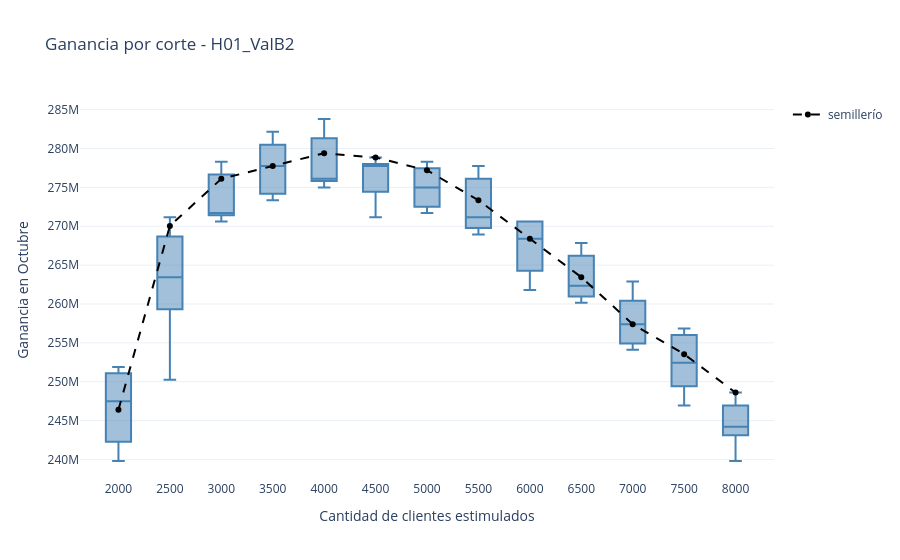

This figure's notebook cell:
### Markdown cell above
##### Boxplot

### Code cell
fig = go.Figure()
d = resultados_cortes[resultados_cortes['modelo'] != 'semillerio']              # el boxplot es solo de las 5 semillas
for corte, dc in d.groupby('corte'):
    fig.add_trace(go.Box(y=dc['ganancia'], name=str(corte), showlegend=False, marker_color='steelblue'))

s = resultados_cortes[resultados_cortes['modelo'] == 'semillerio']               # el semillerío, un punto por corte
fig.add_trace(go.Scatter(x=s['corte'].astype(str), y=s['ganancia'], mode='markers+lines',
                         name='semillerío', line=dict(color='black', dash='dash')))

fig.update_layout(
    title=f"Ganancia por corte - {resultados_cortes['experimento'].iloc[0]}",
    xaxis_title='Cantidad de clientes estimulados',
    yaxis_title='Ganancia en Octubre',
    template='plotly_white'
)
fig.show()

### Figure 1 — Plotly figure (JSON) as saved in the notebook; plotly's stock layout.template omitted (floating-point values rounded to 4 significant figures)
{"data": [{"marker": {"color": "steelblue"}, "name": "2000", "showlegend": false, "type": "box", "y": [239800000, 243100000, 251900000, 247500000, 250800000]}, {"marker": {"color": "steelblue"}, "name": "2500", "showlegend": false, "type": "box", "y": [262350000, 250250000, 263450000, 271150000, 267850000]}, {"marker": {"color": "steelblue"}, "name": "3000", "showlegend": false, "type": "box", "y": [271700000, 270600000, 271700000, 278300000, 276100000]}, {"marker": {"color": "steelblue"}, "name": "3500", "showlegend": false, "type": "box", "y": [273350000, 274450000, 277750000, 282150000, 279950000]}, {"marker": {"color": "steelblue"}, "name": "4000", "showlegend": false, "type": "box", "y": [275000000, 276100000, 276100000, 283800000, 280500000]}, {"marker": {"color": "steelblue"}, "name": "4500", "showlegend": false, "type": "box", "y": [275550000, 277750000, 271150000, 278850000, 277750000]}, {"marker": {"color": "steelblue"}, "name": "5000", "showlegend": false, "type": "box", "y": [271700000, 277200000, 272800000, 275000000, 278300000]}, {"marker": {"color": "steelblue"}, "name": "5500", "showlegend": false, "type": "box", "y": [271150000, 275550000, 270050000, 268950000, 277750000]}, {"marker": {"color": "steelblue"}, "name": "6000", "showlegend": false, "type": "box", "y": [265100000, 268400000, 270600000, 261800000, 270600000]}, {"marker": {"color": "steelblue"}, "name": "6500", "showlegend": false, "type": "box", "y": [261250000, 262350000, 267850000, 260150000, 265650000]}, {"marker": {"color": "steelblue"}, "name": "7000", "showlegend": false, "type": "box", "y": [259600000, 255200000, 262900000, 254100000, 257400000]}, {"marker": {"color": "steelblue"}, "name": "7500", "showlegend": false, "type": "box", "y": [252450000, 246950000, 256850000, 250250000, 255750000]}, {"marker": {"color": "steelblue"}, "name": "8000", "showlegend": false, "type": "box", "y": [244200000, 239800000, 246400000, 244200000, 248600000]}, {"line": {"color": "black", "dash": "dash"}, "mode": "markers+lines", "name": "semillerío", "type": "scatter", "x": ["2000", "2500", "3000", "3500", "4000", "4500", "5000", "5500", "6000", "6500", "7000", "7500", "8000"], "y": [246400000, 270050000, 276100000, 277750000, 279400000, 278850000, 277200000, 273350000, 268400000, 263450000, 257400000, 253550000, 248600000]}], "layout": {"title": {"text": "Ganancia por corte - H01_ValB2"}, "xaxis": {"title": {"text": "Cantidad de clientes estimulados"}}, "yaxis": {"title": {"text": "Ganancia en Octubre"}}}}
